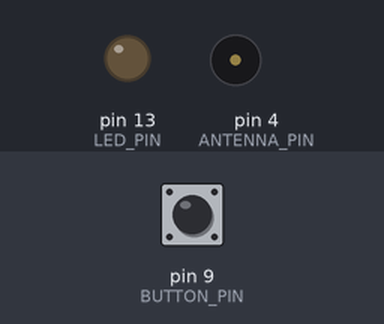
Recording of a sketch running on a simulated Arduino Uno, built with avr-gcc and run on an emulated ATmega328P. Shown: output pins drawn as LEDs (lit = HIGH), buzzer (waves = sounding). Dashed ring = blinking. The inputs (shaded band) are chosen by the test bench; at power-on: pin 9 (BUTTON_PIN) HIGH.

Above: at 1.2 s.
1.3 s: pin 9 (BUTTON_PIN) pulled LOW for 0.15 s
At 1.8 s:
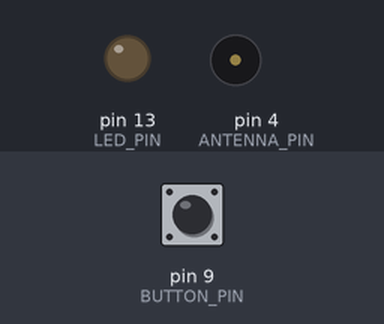
2.9 s: pin 9 (BUTTON_PIN) pulled LOW for 3.2 s
At 3.06 s:
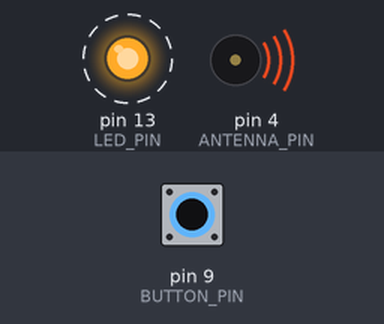
Timing chart, 0 to 7.6 s (numbered marks = the images above; inputs shaded):
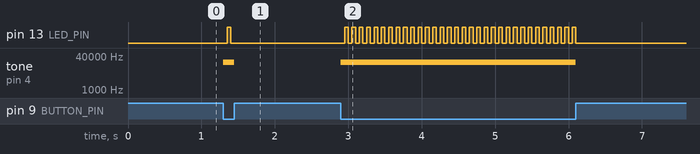

The sketch:

pos_sim.ino
```cpp
const int BUTTON_PIN = 9;  // Attack Trigger Button
const int ANTENNA_PIN = 4; // Copper Wire Antenna Pin
const int LED_PIN = 13;

void setup() {
  pinMode(BUTTON_PIN, INPUT_PULLUP);
  pinMode(ANTENNA_PIN, OUTPUT);
  pinMode(LED_PIN, OUTPUT);
}

void loop() {
  // Read button (LOW = pressed)
  if (digitalRead(BUTTON_PIN) == LOW) {
    // ATTACK STATE: Output a high-frequency square wave (e.g., 20 kHz tone)
    // This forces rapid edge transitions, radiating EM noise into the copper wire
    tone(ANTENNA_PIN, 20000);
    digitalWrite(LED_PIN, (millis() / 50) % 2);
  } else {
    // NORMAL STATE: Turn off antenna output (Baseline ambient state)
    noTone(ANTENNA_PIN);
    digitalWrite(ANTENNA_PIN, LOW);
    digitalWrite(LED_PIN, LOW);
  }
}
```

Measured:
- after the input at 1.3 s, pin 13 (LED_PIN): LOW → HIGH after 0.05 s, → LOW 0.05 s later; tone on pin 4 (ANTENNA_PIN): silent → 20000 Hz at once, → silent 0.15 s later
- after the input at 2.9 s, pin 13 (LED_PIN): alternates HIGH for 0.05 s and LOW for 0.05 s, 64 changes in all, then stays LOW, starting after 0.05 s; tone on pin 4 (ANTENNA_PIN): silent → 20000 Hz at once, → silent 3.2 s later
